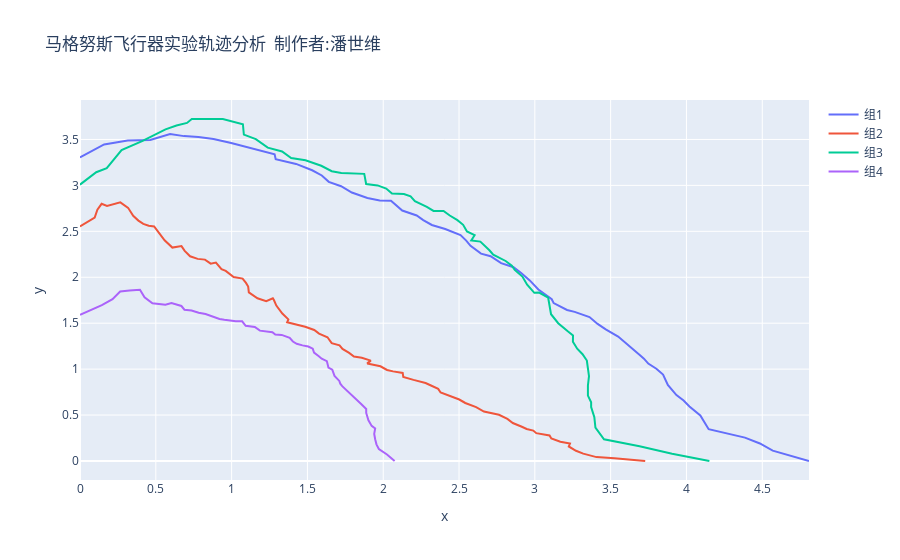

The code cell stored with this chart in its notebook:
### Code cell
import numpy as np
import pandas as pd
import math
import os

import plotly.graph_objects as go
X_arr=[]
Y_arr=[]
t_arr=[]
fig=go.Figure()
for i in range(3):
    data_file = os.path.join('data', f'0{i}.csv')
    time=[]
    X=[]
    Y=[]
    with open(data_file, 'r') as f:
        for line in f:
            time.append(float(line.split('	')[0]))
            X.append(float(line.split('	')[1]))
            Y.append(float(line.split('	')[2]))
        X=np.flipud((np.array(X)-X[-1])/100)
        Y=np.flipud((np.array(Y)-Y[-1])/100)[::-1]
        X_arr.append(X)
        Y_arr.append(Y)
        t_arr.append(time)
        fig.add_trace(go.Scatter(x=X,y=Y,name=f'组{i+1}'))
data_file = os.path.join('data', '03.csv')
time=[]
X=[]
Y=[]
with open(data_file, 'r') as f:
    for line in f:
        time.append(float(line.split('	')[0]))
        X.append(float(line.split('	')[1]))
        Y.append(float(line.split('	')[2]))
X=np.flipud((np.array(X)-X[-1]))
Y=np.flipud((np.array(Y)-Y[-1]))[::-1]
X_arr.append(X)
Y_arr.append(Y)
t_arr.append(time)
fig.add_trace(go.Scatter(x=X,y=Y,name=f'组4'))  
fig.update_layout(title='马格努斯飞行器实验轨迹分析  制作者:潘世维',
                    xaxis_title='x',yaxis_title='y')
